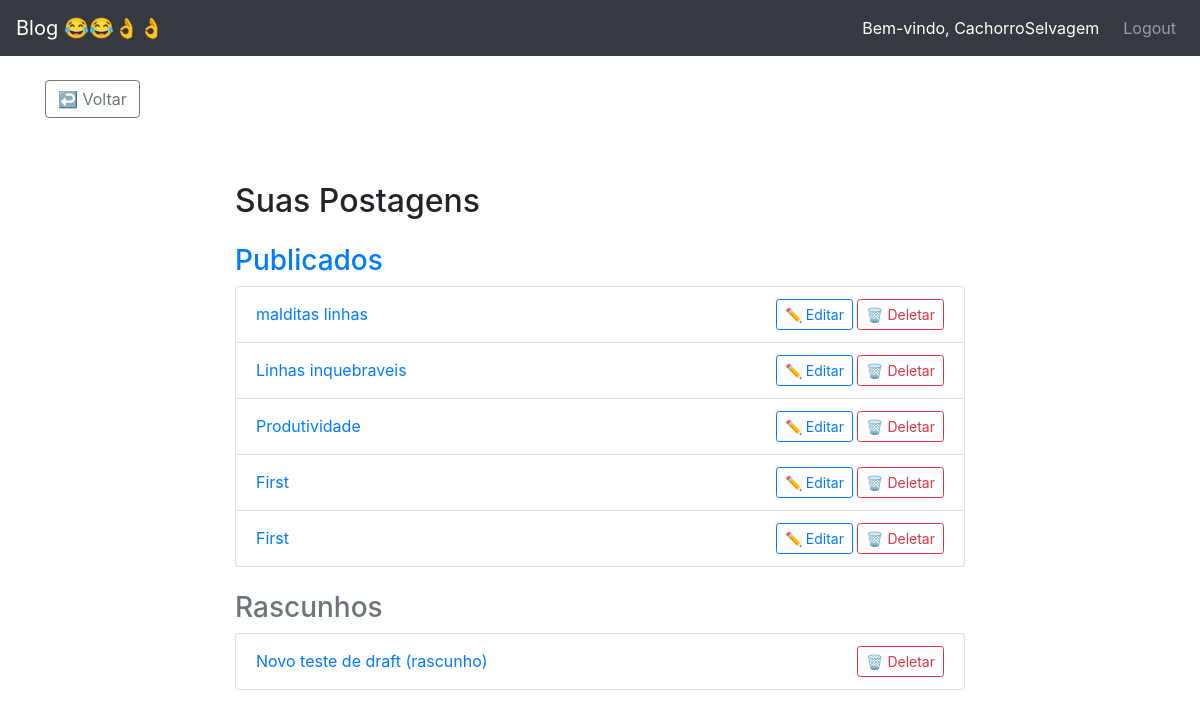
/my-posts/ (signed in), run on an earlier commit of the app's database.
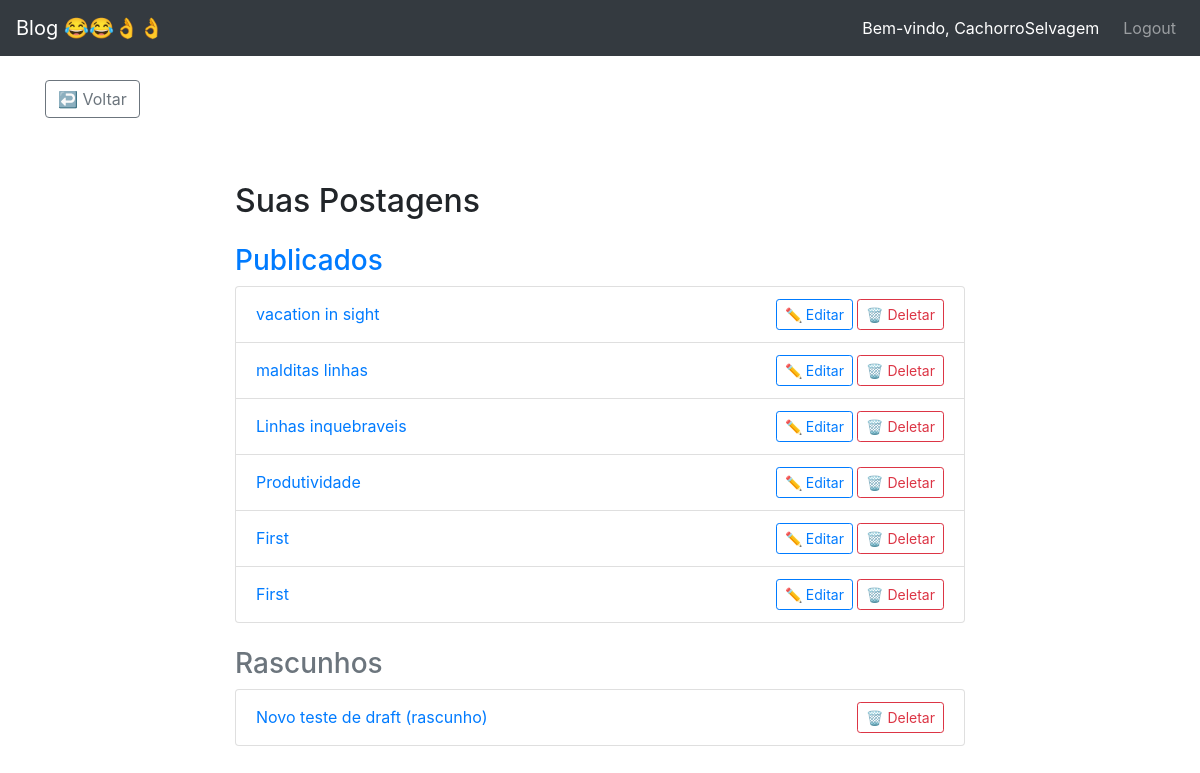
And on a later commit of the database.
### blog/models.py (models this page shows, shortened)
class Post(models.Model):
    class NewManager(models.Manager):
        def get_queryset(self):
            return super().get_queryset().filter(status='published')
    options = (
        ('draft', 'Draft'),
        ('published', 'Published'),
    )
    title = models.CharField(max_length=200)
    excerpt = models.TextField(null=True)
    slug = models.SlugField(max_length=255, unique=True, blank=True)
    publish = models.DateTimeField(default=timezone.now)
    author = models.ForeignKey(User, on_delete=models.CASCADE, related_name='blog_posts')
    content = models.TextField()
    status = models.CharField(max_length=10, choices=options, default='draft')
    objects = models.Manager()
    newmanager = NewManager()
    likes = models.ManyToManyField(User, related_name='post_likes', blank=True)
    dislikes = models.ManyToManyField(User, related_name='post_dislikes', blank=True)
    image = models.ImageField(upload_to='post_images/', blank=True, null=True)
    class Meta:
        ordering = ('-publish',)

### blog/views.py (the view)
# urls.py: path('my-posts/', views.user_posts, name='user_posts'),
@login_required
def user_posts(request):
    posts_published = Post.objects.filter(author=request.user, status='published')
    posts_drafts = Post.objects.filter(author=request.user, status='draft')
    return render(request, 'blog/user_posts.html', {
        'posts_published': posts_published,
        'posts_drafts': posts_drafts
    })

### blog/templates/blog/user_posts.html (shortened to what this page needs)
{% extends "base.html" %}
{% block content %}
<div class="container">
    <br>
    <div class="d-flex justify-content-start mb-3">
        <a href="{% url 'blog:homepage' %}" class="btn btn-outline-secondary">↩️ Voltar</a>
    </div>
    <div class="row justify-content-md-center pt-5">
        <div class="col-md-8">
            <h2 class="mb-4">Suas Postagens</h2>
            <h3 class="text-primary">Publicados</h3>
            <ul class="list-group mb-4">
                {% for post in posts_published %}
                <li class="list-group-item d-flex justify-content-between align-items-center">
                    <a href="{% url 'blog:post_single' post.slug %}" class="fw-bold text-decoration-none">
                        {{ post.title }}
                    </a>
                    <div>
                        <a href="{% url 'blog:edit_post' post.slug %}" class="btn btn-sm btn-outline-primary">✏️ Editar</a>
                        <a href="{% url 'blog:post_delete' post.pk %}" class="btn btn-sm btn-outline-danger">🗑️ Deletar</a>
                    </div>
                </li>
                {% empty %}
                <li class="list-group-item">Você ainda não publicou nenhum post.</li>
                {% endfor %}
            </ul>
            <h3 class="text-secondary">Rascunhos</h3>
            <ul class="list-group">
                {% for post in posts_drafts %}
                <li class="list-group-item d-flex justify-content-between align-items-center text-muted">
                    <a href="{% url 'blog:edit_post' post.slug %}" class="fw-bold text-decoration-none">
                        {{ post.title }} (rascunho)
                    </a>
                    <a href="{% url 'blog:post_delete' post.pk %}" class="btn btn-sm btn-outline-danger">🗑️ Deletar</a>
                </li>
                {% empty %}
                <li class="list-group-item">Você não tem rascunhos.</li>
                {% endfor %}
            </ul>
        </div>
    </div>
</div>
{% endblock %}

What changed in the data, as far as the page shows it:
added Post: title "vacation in sight", shown under "Publicados"
